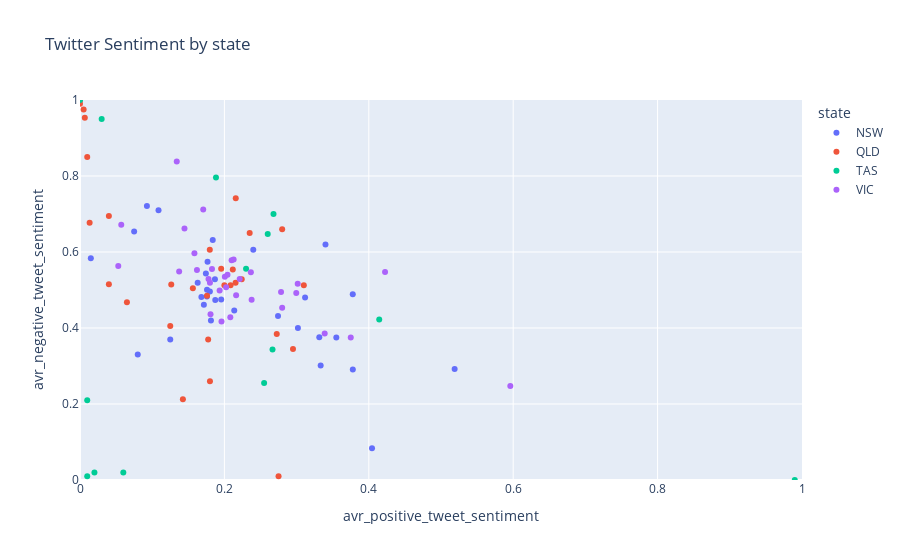

This figure's notebook cell:
### Markdown cell above
<b>Twitter sentiment by State</b>

These charts show sentiment in twitter messages containing key words such as vaccinations or vaccines, broken down by state.

### Code cell
fig = px.scatter(data, x = "avr_positive_tweet_sentiment", y = 'avr_negative_tweet_sentiment', 
                 color = "state", range_x=[0.0, 1.0], range_y=[0.0, 1.0],
                title = "Twitter Sentiment by state")
fig.show()

### Figure 1 — Plotly figure (JSON) as saved in the notebook; plotly's stock layout.template omitted (floating-point values rounded to 4 significant figures)
{"data": [{"hovertemplate": "state=NSW<br>avr_positive_tweet_sentiment=%{x}<br>avr_negative_tweet_sentiment=%{y}<extra></extra>", "legendgroup": "NSW", "marker": {"color": "#636efa", "symbol": "circle"}, "mode": "markers", "name": "NSW", "orientation": "v", "showlegend": true, "type": "scatter", "x": [null, null, null, null, 0.1956, 0.1869, 0.1716, 0.1743, 0.1874, 0.163, 0.1759, 0.1799, 0.1758, 0.24, 0.355, 0.3314, 0.075, 0.125, 0.3018, 0.5189, 0.1681, 0.2136, 0.3118, 0.1838, 0.3333, 0.4044, 0.2743, 0.3778, 0.1767, 0.1087, 0.015, 0.08, 0.34, 0.3779, 0.09267, 0.1814], "xaxis": "x", "y": [null, null, null, null, 0.4747, 0.5282, 0.4609, 0.5436, 0.4739, 0.5191, 0.5004, 0.4959, 0.4826, 0.6061, 0.375, 0.3757, 0.6538, 0.37, 0.4, 0.2922, 0.4819, 0.4464, 0.4806, 0.6315, 0.3011, 0.08333, 0.4314, 0.4889, 0.5744, 0.71, 0.5837, 0.33, 0.62, 0.2907, 0.7213, 0.4195], "yaxis": "y"}, {"hovertemplate": "state=QLD<br>avr_positive_tweet_sentiment=%{x}<br>avr_negative_tweet_sentiment=%{y}<extra></extra>", "legendgroup": "QLD", "marker": {"color": "#EF553B", "symbol": "circle"}, "mode": "markers", "name": "QLD", "orientation": "v", "showlegend": true, "type": "scatter", "x": [null, null, null, null, 0.1563, 0.2086, 0.1955, 0.1798, 0.2116, 0.2155, 0.1759, 0.1264, 0.01333, 0.2725, null, 0, 0.235, 0.275, 0.1425, 0.04, 0, 0.005, 0.125, null, 0.295, 0.1775, 0.04, 0.065, 0.31, 0.006667, 0.28, 0.224, 0.2, 0.18, 0.01, 0.2157], "xaxis": "x", "y": [null, null, null, null, 0.5048, 0.5123, 0.5559, 0.6062, 0.5543, 0.5192, 0.485, 0.5148, 0.6767, 0.3842, null, 1, 0.65, 0.01, 0.2125, 0.695, 0.99, 0.975, 0.405, null, 0.345, 0.37, 0.515, 0.4675, 0.5125, 0.9533, 0.66, 0.528, 0.5125, 0.26, 0.85, 0.7414], "yaxis": "y"}, {"hovertemplate": "state=TAS<br>avr_positive_tweet_sentiment=%{x}<br>avr_negative_tweet_sentiment=%{y}<extra></extra>", "legendgroup": "TAS", "marker": {"color": "#00cc96", "symbol": "circle"}, "mode": "markers", "name": "TAS", "orientation": "v", "showlegend": true, "type": "scatter", "x": [null, null, null, null, null, 0.4144, 0.26, 0.1883, 0.23, 0.2667, 0.268, null, 0.01, null, null, null, 0.06, null, 0.99, null, null, 0.01, null, null, 0, null, null, null, null, null, 0.03, 0.02, null, null, 0.255, null], "xaxis": "x", "y": [null, null, null, null, null, 0.4222, 0.6475, 0.7958, 0.556, 0.3433, 0.7, null, 0.21, null, null, null, 0.02, null, 0, null, null, 0.01, null, null, 1, null, null, null, null, null, 0.95, 0.02, null, null, 0.255, null], "yaxis": "y"}, {"hovertemplate": "state=VIC<br>avr_positive_tweet_sentiment=%{x}<br>avr_negative_tweet_sentiment=%{y}<extra></extra>", "legendgroup": "VIC", "marker": {"color": "#ab63fa", "symbol": "circle"}, "mode": "markers", "name": "VIC", "orientation": "v", "showlegend": true, "type": "scatter", "x": [null, null, null, null, 0.2377, 0.1585, 0.1828, 0.2006, 0.2212, 0.2024, 0.1934, 0.2162, 0.21, 0.375, 0.1707, 0.1808, 0.162, 0.2785, 0.134, 0.4225, 0.3015, 0.178, 0.1447, 0.2128, 0.28, 0.05714, 0.2082, 0.596, 0.2995, 0.053, 0.2367, 0.1373, 0.3389, 0.18, 0.196, 0.2043], "xaxis": "x", "y": [null, null, null, null, 0.474, 0.5965, 0.5551, 0.5349, 0.5291, 0.5071, 0.4984, 0.486, 0.5785, 0.375, 0.712, 0.4362, 0.5527, 0.4946, 0.838, 0.5475, 0.5162, 0.5287, 0.6618, 0.58, 0.4535, 0.6714, 0.4282, 0.2473, 0.4924, 0.563, 0.5467, 0.5487, 0.3856, 0.5188, 0.417, 0.54], "yaxis": "y"}], "layout": {"legend": {"title": {"text": "state"}, "tracegroupgap": 0}, "title": {"text": "Twitter Sentiment by state"}, "xaxis": {"anchor": "y", "domain": [0, 1], "range": [0, 1], "title": {"text": "avr_positive_tweet_sentiment"}}, "yaxis": {"anchor": "x", "domain": [0, 1], "range": [0, 1], "title": {"text": "avr_negative_tweet_sentiment"}}}}
